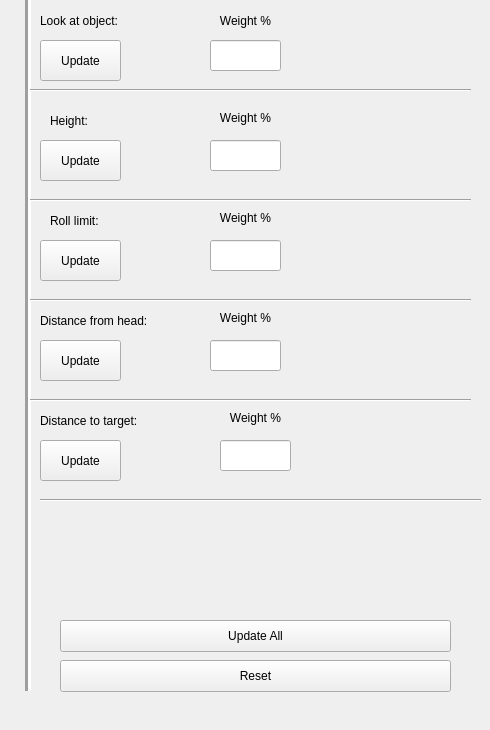
    <widget class="QWidget" name="tab">
     <attribute name="title">
      <string>Relaxed IK Editor</string>
     </attribute>
     <widget class="QLabel" name="label_3">
      <property name="geometry">
       <rect>
        <x>210</x>
        <y>10</y>
        <width>71</width>
        <height>21</height>
       </rect>
      </property>
      <property name="text">
       <string>Weight %</string>
      </property>
      <property name="alignment">
       <set>Qt::AlignCenter</set>
      </property>
     </widget>
     <widget class="QLineEdit" name="SpeedWeight_lineEdit">
      <property name="geometry">
       <rect>
        <x>210</x>
        <y>40</y>
        <width>71</width>
        <height>31</height>
       </rect>
      </property>
      <property name="html" stdset="0">
       <string>&lt;!DOCTYPE HTML PUBLIC &quot;-//W3C//DTD HTML 4.0//EN&quot; &quot;http://www.w3.org/TR/REC-html40/strict.dtd&quot;&gt;
&lt;html&gt;&lt;head&gt;&lt;meta name=&quot;qrichtext&quot; content=&quot;1&quot; /&gt;&lt;style type=&quot;text/css&quot;&gt;
p, li { white-space: pre-wrap; }
&lt;/style&gt;&lt;/head&gt;&lt;body style=&quot; font-family:'Ubuntu'; font-size:11pt; font-weight:400; font-style:normal;&quot;&gt;
&lt;p style=&quot; margin-top:0px; margin-bottom:0px; margin-left:0px; margin-right:0px; -qt-block-indent:0; text-indent:0px;&quot;&gt;&lt;span style=&quot; font-family:'.AppleSystemUIFont'; font-size:13pt;&quot;&gt;6&lt;/span&gt;&lt;/p&gt;&lt;/body&gt;&lt;/html&gt;</string>
      </property>
     </widget>
     <widget class="QPushButton" name="ResetVar_pushButton">
      <property name="geometry">
       <rect>
        <x>60</x>
        <y>660</y>
        <width>391</width>
        <height>32</height>
       </rect>
      </property>
      <property name="text">
       <string>Reset</string>
      </property>
     </widget>
     <widget class="QPushButton" name="SpeedUpdate_pushButton">
      <property name="geometry">
       <rect>
        <x>40</x>
        <y>40</y>
        <width>81</width>
        <height>41</height>
       </rect>
      </property>
      <property name="text">
       <string>Update</string>
      </property>
     </widget>
     <widget class="QPushButton" name="UpdateAllVars_pushButton">
      <property name="geometry">
       <rect>
        <x>60</x>
        <y>620</y>
        <width>391</width>
        <height>32</height>
       </rect>
      </property>
      <property name="text">
       <string>Update All</string>
      </property>
     </widget>
     <widget class="QLabel" name="label_4">
      <property name="geometry">
       <rect>
        <x>50</x>
        <y>110</y>
        <width>51</width>
        <height>21</height>
       </rect>
      </property>
      <property name="text">
       <string>Height:</string>
      </property>
     </widget>
     <widget class="QLabel" name="label_5">
      <property name="geometry">
       <rect>
        <x>40</x>
        <y>10</y>
        <width>101</width>
        <height>21</height>
       </rect>
      </property>
      <property name="text">
       <string>Look at object:</string>
      </property>
      <property name="alignment">
       <set>Qt::AlignLeading|Qt::AlignLeft|Qt::AlignVCenter</set>
      </property>
     </widget>
     <widget class="QLabel" name="label_6">
      <property name="geometry">
       <rect>
        <x>50</x>
        <y>210</y>
        <width>71</width>
        <height>21</height>
       </rect>
      </property>
      <property name="text">
       <string>Roll limit:</string>
      </property>
      <property name="alignment">
       <set>Qt::AlignLeading|Qt::AlignLeft|Qt::AlignVCenter</set>
      </property>
     </widget>
     <widget class="QLabel" name="label_7">
      <property name="geometry">
       <rect>
        <x>40</x>
        <y>310</y>
        <width>141</width>
        <height>21</height>
       </rect>
      </property>
      <property name="text">
       <string>Distance from head:</string>
      </property>
      <property name="alignment">
       <set>Qt::AlignLeading|Qt::AlignLeft|Qt::AlignVCenter</set>
      </property>
     </widget>
     <widget class="QLabel" name="label_8">
      <property name="geometry">
       <rect>
        <x>40</x>
        <y>410</y>
        <width>171</width>
        <height>21</height>
       </rect>
      </property>
      <property name="text">
       <string>Distance to target:</string>
      </property>
      <property name="alignment">
       <set>Qt::AlignLeading|Qt::AlignLeft|Qt::AlignVCenter</set>
      </property>
     </widget>
     <widget class="QLineEdit" name="ViewingWeight_lineEdit">
      <property name="geometry">
       <rect>
        <x>210</x>
        <y>140</y>
        <width>71</width>
        <height>31</height>
       </rect>
      </property>
      <property name="html" stdset="0">
       <string>&lt;!DOCTYPE HTML PUBLIC &quot;-//W3C//DTD HTML 4.0//EN&quot; &quot;http://www.w3.org/TR/REC-html40/strict.dtd&quot;&gt;
&lt;html&gt;&lt;head&gt;&lt;meta name=&quot;qrichtext&quot; content=&quot;1&quot; /&gt;&lt;style type=&quot;text/css&quot;&gt;
p, li { white-space: pre-wrap; }
&lt;/style&gt;&lt;/head&gt;&lt;body style=&quot; font-family:'Ubuntu'; font-size:11pt; font-weight:400; font-style:normal;&quot;&gt;
&lt;p style=&quot; margin-top:0px; margin-bottom:0px; margin-left:0px; margin-right:0px; -qt-block-indent:0; text-indent:0px;&quot;&gt;&lt;span style=&quot; font-family:'.AppleSystemUIFont'; font-size:13pt;&quot;&gt;50&lt;/span&gt;&lt;/p&gt;&lt;/body&gt;&lt;/html&gt;</string>
      </property>
     </widget>
     <widget class="QLineEdit" name="ElevationWeight_lineEdit">
      <property name="geometry">
       <rect>
        <x>210</x>
        <y>240</y>
        <width>71</width>
        <height>31</height>
       </rect>
      </property>
      <property name="html" stdset="0">
       <string>&lt;!DOCTYPE HTML PUBLIC &quot;-//W3C//DTD HTML 4.0//EN&quot; &quot;http://www.w3.org/TR/REC-html40/strict.dtd&quot;&gt;
&lt;html&gt;&lt;head&gt;&lt;meta name=&quot;qrichtext&quot; content=&quot;1&quot; /&gt;&lt;style type=&quot;text/css&quot;&gt;
p, li { white-space: pre-wrap; }
&lt;/style&gt;&lt;/head&gt;&lt;body style=&quot; font-family:'Ubuntu'; font-size:11pt; font-weight:400; font-style:normal;&quot;&gt;
&lt;p style=&quot; margin-top:0px; margin-bottom:0px; margin-left:0px; margin-right:0px; -qt-block-indent:0; text-indent:0px;&quot;&gt;&lt;span style=&quot; font-family:'.AppleSystemUIFont'; font-size:13pt;&quot;&gt;10&lt;/span&gt;&lt;/p&gt;&lt;/body&gt;&lt;/html&gt;</string>
      </property>
     </widget>
     <widget class="QLineEdit" name="RollWeight_lineEdit">
      <property name="geometry">
       <rect>
        <x>210</x>
        <y>340</y>
        <width>71</width>
        <height>31</height>
       </rect>
      </property>
      <property name="html" stdset="0">
       <string>&lt;!DOCTYPE HTML PUBLIC &quot;-//W3C//DTD HTML 4.0//EN&quot; &quot;http://www.w3.org/TR/REC-html40/strict.dtd&quot;&gt;
&lt;html&gt;&lt;head&gt;&lt;meta name=&quot;qrichtext&quot; content=&quot;1&quot; /&gt;&lt;style type=&quot;text/css&quot;&gt;
p, li { white-space: pre-wrap; }
&lt;/style&gt;&lt;/head&gt;&lt;body style=&quot; font-family:'Ubuntu'; font-size:11pt; font-weight:400; font-style:normal;&quot;&gt;
&lt;p style=&quot; margin-top:0px; margin-bottom:0px; margin-left:0px; margin-right:0px; -qt-block-indent:0; text-indent:0px;&quot;&gt;&lt;span style=&quot; font-family:'.AppleSystemUIFont'; font-size:13pt;&quot;&gt;2&lt;/span&gt;&lt;/p&gt;&lt;/body&gt;&lt;/html&gt;</string>
      </property>
     </widget>
     <widget class="QLineEdit" name="HandWeight_lineEdit">
      <property name="geometry">
       <rect>
        <x>220</x>
        <y>440</y>
        <width>71</width>
        <height>31</height>
       </rect>
      </property>
      <property name="html" stdset="0">
       <string>&lt;!DOCTYPE HTML PUBLIC &quot;-//W3C//DTD HTML 4.0//EN&quot; &quot;http://www.w3.org/TR/REC-html40/strict.dtd&quot;&gt;
&lt;html&gt;&lt;head&gt;&lt;meta name=&quot;qrichtext&quot; content=&quot;1&quot; /&gt;&lt;style type=&quot;text/css&quot;&gt;
p, li { white-space: pre-wrap; }
&lt;/style&gt;&lt;/head&gt;&lt;body style=&quot; font-family:'Ubuntu'; font-size:11pt; font-weight:400; font-style:normal;&quot;&gt;
&lt;p style=&quot; margin-top:0px; margin-bottom:0px; margin-left:0px; margin-right:0px; -qt-block-indent:0; text-indent:0px;&quot;&gt;&lt;span style=&quot; font-family:'.AppleSystemUIFont'; font-size:13pt;&quot;&gt;5&lt;/span&gt;&lt;/p&gt;&lt;/body&gt;&lt;/html&gt;</string>
      </property>
     </widget>
     <widget class="QPushButton" name="ViewingUpdate_pushButton">
      <property name="geometry">
       <rect>
        <x>40</x>
        <y>140</y>
        <width>81</width>
        <height>41</height>
       </rect>
      </property>
      <property name="text">
       <string>Update</string>
      </property>
     </widget>
     <widget class="QPushButton" name="ElecationUpdate_pushButton">
      <property name="geometry">
       <rect>
        <x>40</x>
        <y>240</y>
        <width>81</width>
        <height>41</height>
       </rect>
      </property>
      <property name="text">
       <string>Update</string>
      </property>
     </widget>
     <widget class="QPushButton" name="RollUpdate_pushButton">
      <property name="geometry">
       <rect>
        <x>40</x>
        <y>340</y>
        <width>81</width>
        <height>41</height>
       </rect>
      </property>
      <property name="text">
       <string>Update</string>
      </property>
     </widget>
     <widget class="QPushButton" name="HandUpdate_pushButton">
      <property name="geometry">
       <rect>
        <x>40</x>
        <y>440</y>
        <width>81</width>
        <height>41</height>
       </rect>
      </property>
      <property name="text">
       <string>Update</string>
      </property>
     </widget>
     <widget class="Line" name="line">
      <property name="geometry">
       <rect>
        <x>20</x>
        <y>-30</y>
        <width>16</width>
        <height>721</height>
       </rect>
      </property>
      <property name="styleSheet">
       <string notr="true">QLine
{
color: red;
}</string>
      </property>
      <property name="lineWidth">
       <number>3</number>
      </property>
      <property name="midLineWidth">
       <number>0</number>
      </property>
      <property name="orientation">
       <enum>Qt::Vertical</enum>
      </property>
     </widget>
     <widget class="Line" name="line_6">
      <property name="geometry">
       <rect>
        <x>30</x>
        <y>80</y>
        <width>441</width>
        <height>20</height>
       </rect>
      </property>
      <property name="lineWidth">
       <number>1</number>
      </property>
      <property name="orientation">
       <enum>Qt::Horizontal</enum>
      </property>
     </widget>
     <widget class="Line" name="line_7">
      <property name="geometry">
       <rect>
        <x>30</x>
        <y>190</y>
        <width>441</width>
        <height>20</height>
       </rect>
      </property>
      <property name="lineWidth">
       <number>1</number>
      </property>
      <property name="orientation">
       <enum>Qt::Horizontal</enum>
      </property>
     </widget>
     <widget class="Line" name="line_8">
      <property name="geometry">
       <rect>
        <x>30</x>
        <y>290</y>
        <width>441</width>
        <height>20</height>
       </rect>
      </property>
      <property name="lineWidth">
       <number>1</number>
      </property>
      <property name="orientation">
       <enum>Qt::Horizontal</enum>
      </property>
     </widget>
     <widget class="Line" name="line_9">
      <property name="geometry">
       <rect>
        <x>30</x>
        <y>390</y>
        <width>441</width>
        <height>20</height>
       </rect>
      </property>
      <property name="lineWidth">
       <number>1</number>
      </property>
      <property name="orientation">
       <enum>Qt::Horizontal</enum>
      </property>
     </widget>
     <widget class="QLabel" name="label_9">
      <property name="geometry">
       <rect>
        <x>210</x>
        <y>110</y>
        <width>71</width>
        <height>16</height>
       </rect>
      </property>
      <property name="text">
       <string>Weight %</string>
      </property>
      <property name="alignment">
       <set>Qt::AlignCenter</set>
      </property>
     </widget>
     <widget class="QLabel" name="label_21">
      <property name="geometry">
       <rect>
        <x>210</x>
        <y>210</y>
        <width>71</width>
        <height>16</height>
       </rect>
      </property>
      <property name="text">
       <string>Weight %</string>
      </property>
      <property name="alignment">
       <set>Qt::AlignCenter</set>
      </property>
     </widget>
     <widget class="QLabel" name="label_22">
      <property name="geometry">
       <rect>
        <x>210</x>
        <y>310</y>
        <width>71</width>
        <height>16</height>
       </rect>
      </property>
      <property name="text">
       <string>Weight %</string>
      </property>
      <property name="alignment">
       <set>Qt::AlignCenter</set>
      </property>
     </widget>
     <widget class="QLabel" name="label_23">
      <property name="geometry">
       <rect>
        <x>220</x>
        <y>410</y>
        <width>71</width>
        <height>16</height>
       </rect>
      </property>
      <property name="text">
       <string>Weight %</string>
      </property>
      <property name="alignment">
       <set>Qt::AlignCenter</set>
      </property>
     </widget>
     <widget class="Line" name="line_10">
      <property name="geometry">
       <rect>
        <x>40</x>
        <y>490</y>
        <width>441</width>
        <height>20</height>
       </rect>
      </property>
      <property name="lineWidth">
       <number>1</number>
      </property>
      <property name="orientation">
       <enum>Qt::Horizontal</enum>
      </property>
     </widget>
    </widget>
